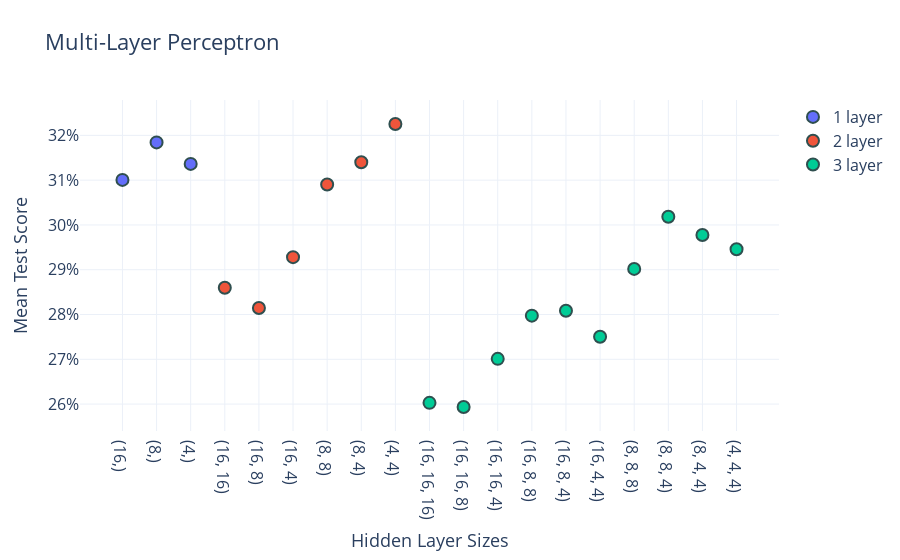

Notebook cell for this chart:
### Code cell
results = pd.DataFrame(cv.cv_results_["params"])
results.columns = [x.split("__")[-1] for x in results.columns]
results["score"] = cv.cv_results_["mean_test_score"]
results["number_layers"] = [len(x) for x in results.hidden_layer_sizes]
results["hidden_layer_sizes"] = [repr(x) for x in results.hidden_layer_sizes]

traces = []
for i in range(1, 4):
    trace = go.Scatter(
        x=results[results.number_layers==i].hidden_layer_sizes,
        y=results[results.number_layers==i].score,
        mode="markers",
        marker=dict(size=12, line=dict(width=2, color="DarkSlateGrey")),
        name =f"{i} layer",
        hovertemplate="""
            hidden layer sizes = %{x}<br>
            mean score = %{y:.1%}<extra></extra>
        """
    )
    traces.append(trace)
fig = go.Figure()
for trace in traces:
    fig.add_trace(trace)
fig.update_layout(
    title="Multi-Layer Perceptron",
    xaxis_title="Hidden Layer Sizes",
    yaxis_title="Mean Test Score",
    yaxis_tickformat=".0%",
    template="plotly_white",
    xaxis_title_font_size=18,
    yaxis_title_font_size=18,
    font_size=16
)
fig.show()

### Figure 1 — Plotly figure (JSON) as saved in the notebook; plotly's stock layout.template omitted (floating-point values rounded to 4 significant figures)
{"data": [{"hovertemplate": "\n            hidden layer sizes = %{x}<br>\n            mean score = %{y:.2f}<extra></extra>\n        ", "marker": {"line": {"color": "DarkSlateGrey", "width": 2}, "size": 12}, "mode": "markers", "name": "1 layer", "type": "scatter", "x": ["(16,)", "(8,)", "(4,)"], "y": [0.3101, 0.3184, 0.3136]}, {"hovertemplate": "\n            hidden layer sizes = %{x}<br>\n            mean score = %{y:.2f}<extra></extra>\n        ", "marker": {"line": {"color": "DarkSlateGrey", "width": 2}, "size": 12}, "mode": "markers", "name": "2 layer", "type": "scatter", "x": ["(16, 16)", "(16, 8)", "(16, 4)", "(8, 8)", "(8, 4)", "(4, 4)"], "y": [0.286, 0.2815, 0.2928, 0.309, 0.314, 0.3225]}, {"hovertemplate": "\n            hidden layer sizes = %{x}<br>\n            mean score = %{y:.2f}<extra></extra>\n        ", "marker": {"line": {"color": "DarkSlateGrey", "width": 2}, "size": 12}, "mode": "markers", "name": "3 layer", "type": "scatter", "x": ["(16, 16, 16)", "(16, 16, 8)", "(16, 16, 4)", "(16, 8, 8)", "(16, 8, 4)", "(16, 4, 4)", "(8, 8, 8)", "(8, 8, 4)", "(8, 4, 4)", "(4, 4, 4)"], "y": [0.2603, 0.2594, 0.2701, 0.2797, 0.2808, 0.275, 0.2902, 0.3018, 0.2977, 0.2946]}], "layout": {"font": {"size": 16}, "title": {"text": "Multi-Layer Perceptron"}, "xaxis": {"title": {"font": {"size": 18}, "text": "Hidden Layer Sizes"}}, "yaxis": {"tickformat": ".0%", "title": {"font": {"size": 18}, "text": "Mean Test Score"}}}}
